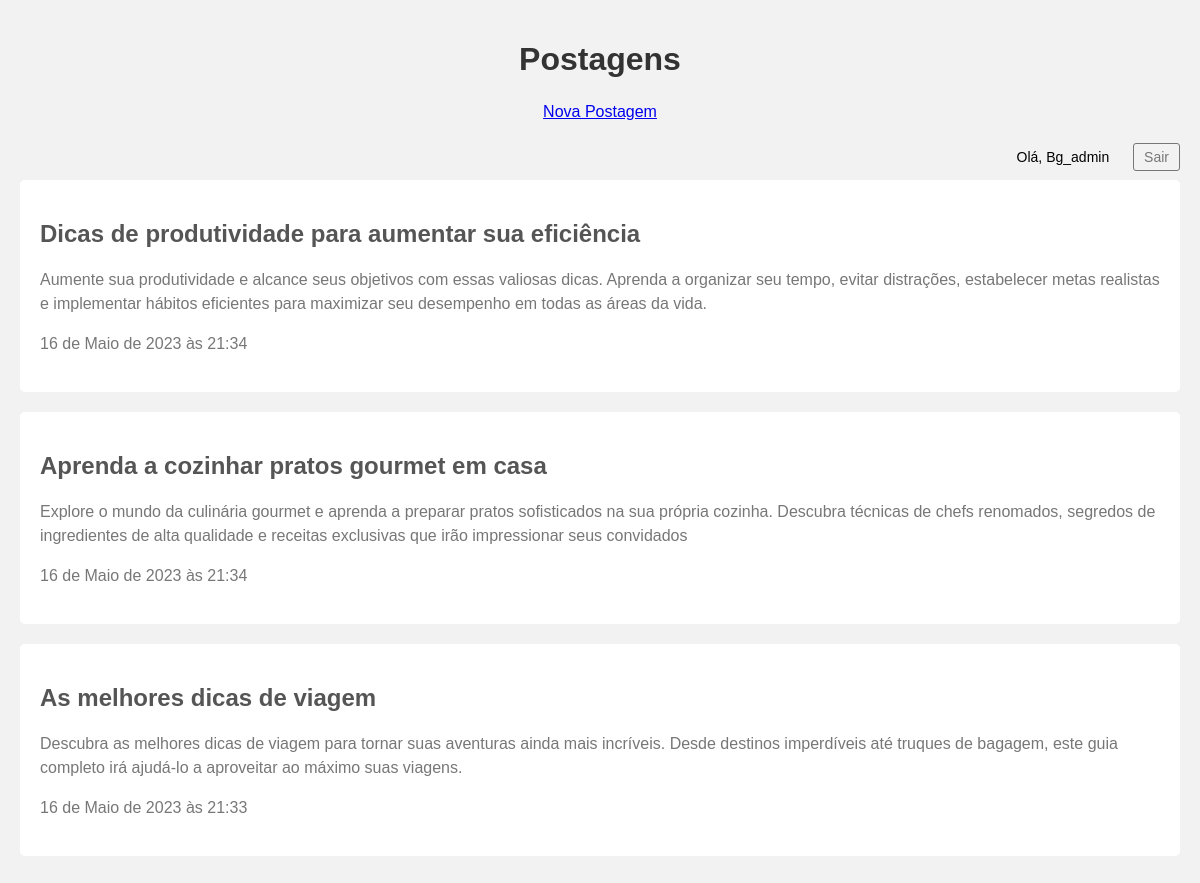
The app's page / (signed in) with its own data.
### blogs/models.py (models this page shows, shortened)
class BlogPost(models.Model):
    title = models.TextField(max_length= 100)
    text = models.TextField()
    date_added = models.DateTimeField(auto_now_add=True)
    owner = models.ForeignKey(User, on_delete=models.CASCADE)

### blogs/views.py (the view)
# urls.py: path('', views.index, name='index'),
def index(request):
    blog_posts = BlogPost.objects.order_by('-date_added')
    context = {'blog_posts': blog_posts}
    return render(request, 'blogs/index.html', context)

### blogs/templates/blogs/index.html (shortened to what this page needs)
<!DOCTYPE html>
{% load static %}
<html>
<head>
    <link rel="stylesheet" href="{% static 'blogs/css/style.css' %}">
</head>
<body>
    <h1>Postagens</h1>
    <p class="new-post-link"><a href="{% url 'blogs:new_post' %}">Nova Postagem</a></p>
    <div class="user-info">
        {% if user.is_authenticated %}
        <span class="welcome-message">Olá, {{ user.username | capfirst }}</span>
        <a class="logout-link" href="{% url 'users:logout' %}">Sair</a>
        {% else %}
        <a class="login-link" href="{% url 'users:login' %}">Fazer Login</a>
        <a class="register-link" href="{% url 'users:register' %}">Cadastrar</a>
        {% endif %}
    </div>
    {% for blog_post in blog_posts %}
    <div class="post-container">
        <h2>{{ blog_post.title }}</h2>
        <p>{{ blog_post.text }}</p>
        <p>{{ blog_post.date_added }}</p>
    </div>
    {% empty %}
    <h2 class="empty-message">Nenhuma postagem foi feita</h2>
    {% endfor %}
</body>
</html>

### static/blogs/css/style.css (style rules this page uses)
body { font-family: Arial, sans-serif; margin: 0; padding: 20px; background-color: #f2f2f2; }
h1 { text-align: center; color: #333; }
h2 { color: #555; margin-top: 20px; }
p { color: #777; line-height: 1.5; }
.post-container { background-color: #fff; border-radius: 5px; padding: 20px; margin-bottom: 20px; }
.new-post-link { display: block; text-align: center; margin-bottom: 20px; }
.user-info { text-align: right; margin-bottom: 10px; font-size: 14px; }
.user-info a { color: #777; text-decoration: none; }
.welcome-message { display: inline-block; padding: 5px 10px; background-color: #f2f2f2; border-radius: 3px; margin-right: 10px; }
.logout-link { color: #777; text-decoration: none; border: 1px solid #777; border-radius: 3px; padding: 5px 10px; }

### records on screen
BlogPost: title "Dicas de produtividade para aumentar sua eficiência", text "Aumente sua produtividade e alcance seus objetivos com essas valiosas dicas. Aprenda a organizar seu tempo, evitar distrações, estabelecer metas realistas e implementar hábitos eficientes para maximizar seu desempenho em todas as áreas da vida.", date_added "16 de Maio de 2023 às 21:34"
BlogPost: title "Aprenda a cozinhar pratos gourmet em casa", text "Explore o mundo da culinária gourmet e aprenda a preparar pratos sofisticados na sua própria cozinha. Descubra técnicas de chefs renomados, segredos de ingredientes de alta qualidade e receitas exclusivas que irão impressionar seus convidados", date_added "16 de Maio de 2023 às 21:34"
BlogPost: title "As melhores dicas de viagem", text "Descubra as melhores dicas de viagem para tornar suas aventuras ainda mais incríveis. Desde destinos imperdíveis até truques de bagagem, este guia completo irá ajudá-lo a aproveitar ao máximo suas viagens.", date_added "16 de Maio de 2023 às 21:33"

### other values on screen
{{ user.username | capfirst }} "Bg_admin"
